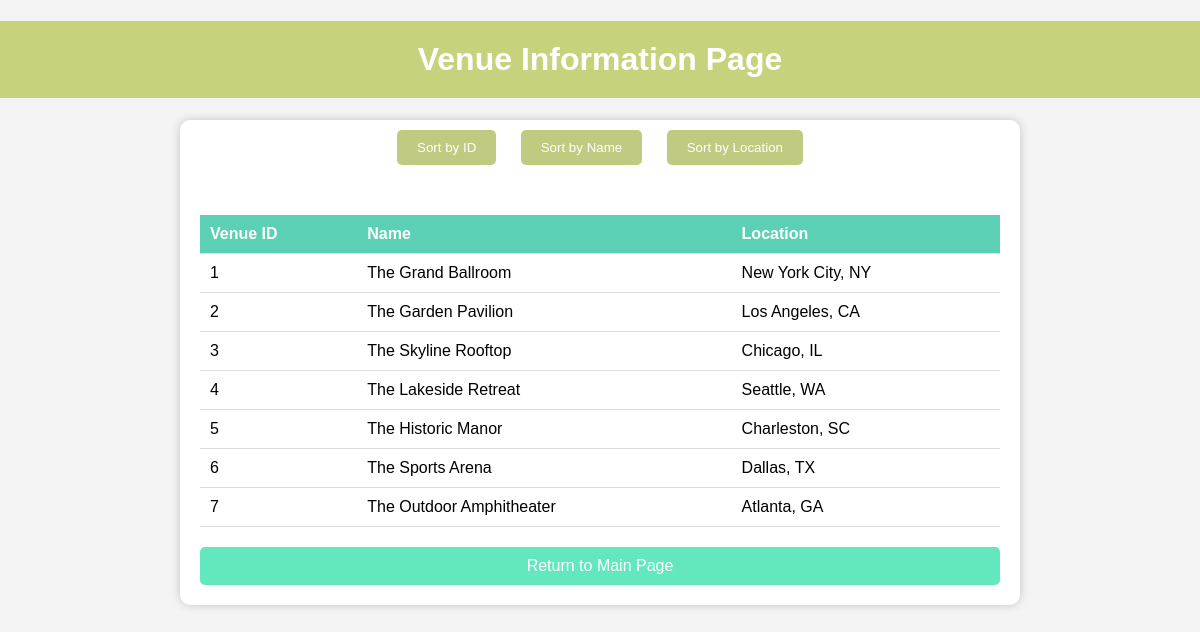
The app's page /venues/select_venue.php with its own data.
### tables this page shows
CREATE TABLE `venues` (
  `venue_id` INT NOT NULL AUTO_INCREMENT,
  `venue_name` VARCHAR(255) NOT NULL,
  `venue_location` VARCHAR(255) NOT NULL,
  PRIMARY KEY (`venue_id`)
);

### venues/select_venue.php (the view, shortened to what this page needs)
<!DOCTYPE html>
<html>
<head>
    <link rel="stylesheet" type="text/css" href="../style/data_display_style.css">
</head>
<body>
    <h1>Venue Information Page</h1>
    <div class="container">
        <div class="sort-buttons">
    <button id="sortById" class="sort-button">Sort by ID</button>
    <button id="sortByName" class="sort-button">Sort by Name</button>
    <button id="sortByLocation" class="sort-button">Sort by Location</button>
</div>
        <table>
            <thead>
                <tr>
                    <th>Venue ID</th>
                    <th>Name</th>
                    <th>Location</th>
                </tr>
            </thead>
            <tbody>
                <?php
                include('../db_connect.php');
                $search = $_GET['search_venue'];
                $sql = "SELECT venue_id, venue_name, venue_location FROM Venues WHERE venue_name LIKE ?";
                $stmt = $conn->prepare($sql);
                $searchTerm = "%$search%";
                $stmt->bind_param("s", $searchTerm);
                $stmt->execute();
                $result = $stmt->get_result();
                if ($result->num_rows > 0) {
                    while ($row = $result->fetch_assoc()) {
                        echo "<tr>";
                        echo "<td>" . $row["venue_id"] . "</td>";
                        echo "<td>" . $row["venue_name"] . "</td>";
                        echo "<td>" . $row["venue_location"] . "</td>";
                        echo "</tr>";
                    }
                } else {
                    echo "<tr><td colspan='3'>No results found</td></tr>";
                }
                ?>
            </tbody>
        </table>
        <a href="../eventsmgm.php" class="return-button">Return to Main Page</a>
    </div>
</body>
</html>

### style/data_display_style.css (style rules this page uses)
body { font-family: Arial, sans-serif; background-color: #f4f4f4; margin: 0; padding: 0; }
h1 { text-align: center; background-color: rgb(200, 210, 124); color: #fff; padding: 20px 0; }
.container { max-width: 800px; margin: 0 auto; padding: 20px; background-color: #fff; border-radius: 10px; box-shadow: 0 0 10px rgba(0, 0, 0, 0.2); }
table { width: 100%; border-collapse: collapse; margin-top: 20px; margin-bottom: 20px; }
th, td { padding: 10px; text-align: left; border-bottom: 1px solid #ddd; }
th { background-color: #5bd0b5; color: #fff; }
.return-button { display: inline-block; padding: 10px 20px; background-color: #62e7bf; color: #fff; text-decoration: none; border-radius: 5px; transition: background-color 0.3s ease; margin-top: 20px; }
.sort-buttons { text-align: center; margin-top: 20px; position: relative; }
.sort-button { padding: 10px 20px; background-color: #c0cb81; color: #fff; text-decoration: none; border-radius: 5px; margin: 0 10px; cursor: pointer; transition: background-color 0.3s ease; position: relative; top: -30px; border: #5bd0b5; }
.return-button { display: block; text-align: center; margin-top: 10px; }

### records on screen
venues: venue_id "1", venue_name "The Grand Ballroom", venue_location "New York City, NY"
venues: venue_id "2", venue_name "The Garden Pavilion", venue_location "Los Angeles, CA"
venues: venue_id "3", venue_name "The Skyline Rooftop", venue_location "Chicago, IL"
venues: venue_id "4", venue_name "The Lakeside Retreat", venue_location "Seattle, WA"
venues: venue_id "5", venue_name "The Historic Manor", venue_location "Charleston, SC"
venues: venue_id "6", venue_name "The Sports Arena", venue_location "Dallas, TX"
venues: venue_id "7", venue_name "The Outdoor Amphitheater", venue_location "Atlanta, GA"
